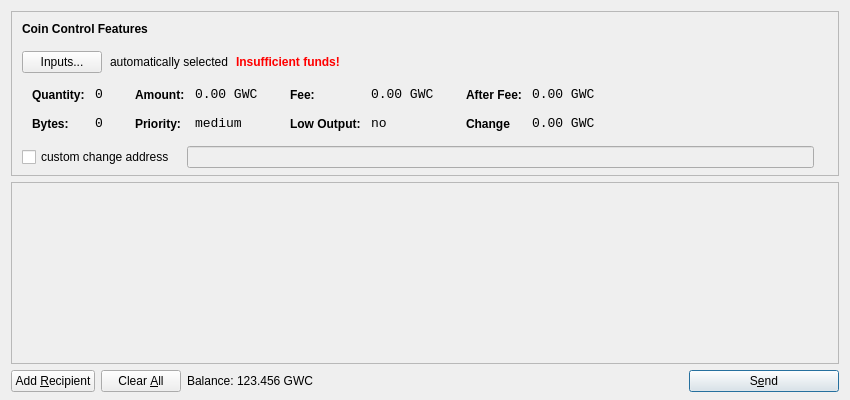
<?xml version="1.0" encoding="UTF-8"?>
<ui version="4.0">
 <class>SendCoinsDialog</class>
 <widget class="QDialog" name="SendCoinsDialog">
  <property name="geometry">
   <rect>
    <x>0</x>
    <y>0</y>
    <width>850</width>
    <height>400</height>
   </rect>
  </property>
  <property name="windowTitle">
   <string>Send Coins</string>
  </property>
  <layout class="QVBoxLayout" name="verticalLayout" stretch="0,1,0">
   <property name="bottomMargin">
    <number>8</number>
   </property>
   <item>
    <widget class="QFrame" name="frameCoinControl">
     <property name="sizePolicy">
      <sizepolicy hsizetype="Expanding" vsizetype="Expanding">
       <horstretch>0</horstretch>
       <verstretch>0</verstretch>
      </sizepolicy>
     </property>
     <property name="maximumSize">
      <size>
       <width>16777215</width>
       <height>16777215</height>
      </size>
     </property>
     <property name="frameShape">
      <enum>QFrame::StyledPanel</enum>
     </property>
     <property name="frameShadow">
      <enum>QFrame::Sunken</enum>
     </property>
     <layout class="QVBoxLayout" name="verticalLayoutCoinControl2">
      <property name="spacing">
       <number>-1</number>
      </property>
      <property name="leftMargin">
       <number>0</number>
      </property>
      <property name="topMargin">
       <number>0</number>
      </property>
      <property name="rightMargin">
       <number>0</number>
      </property>
      <property name="bottomMargin">
       <number>6</number>
      </property>
      <item>
       <layout class="QVBoxLayout" name="verticalLayoutCoinControl" stretch="0,0,0,0,1">
        <property name="spacing">
         <number>0</number>
        </property>
        <property name="leftMargin">
         <number>10</number>
        </property>
        <property name="topMargin">
         <number>10</number>
        </property>
        <item>
         <layout class="QHBoxLayout" name="horizontalLayoutCoinControl1">
          <property name="bottomMargin">
           <number>15</number>
          </property>
          <item>
           <widget class="QLabel" name="labelCoinControlFeatures">
            <property name="sizePolicy">
             <sizepolicy hsizetype="Preferred" vsizetype="Maximum">
              <horstretch>0</horstretch>
              <verstretch>0</verstretch>
             </sizepolicy>
            </property>
            <property name="font">
             <font>
              <weight>75</weight>
              <bold>true</bold>
             </font>
            </property>
            <property name="styleSheet">
             <string notr="true">font-weight:bold;</string>
            </property>
            <property name="text">
             <string>Coin Control Features</string>
            </property>
           </widget>
          </item>
         </layout>
        </item>
        <item>
         <layout class="QHBoxLayout" name="horizontalLayoutCoinControl2" stretch="0,0,0,0">
          <property name="spacing">
           <number>8</number>
          </property>
          <property name="bottomMargin">
           <number>10</number>
          </property>
          <item>
           <widget class="QPushButton" name="pushButtonCoinControl">
            <property name="styleSheet">
             <string notr="true"/>
            </property>
            <property name="text">
             <string>Inputs...</string>
            </property>
           </widget>
          </item>
          <item>
           <widget class="QLabel" name="labelCoinControlAutomaticallySelected">
            <property name="text">
             <string>automatically selected</string>
            </property>
            <property name="margin">
             <number>5</number>
            </property>
           </widget>
          </item>
          <item>
           <widget class="QLabel" name="labelCoinControlInsuffFunds">
            <property name="font">
             <font>
              <weight>75</weight>
              <bold>true</bold>
             </font>
            </property>
            <property name="styleSheet">
             <string notr="true">color:red;font-weight:bold;</string>
            </property>
            <property name="text">
             <string>Insufficient funds!</string>
            </property>
            <property name="margin">
             <number>5</number>
            </property>
           </widget>
          </item>
          <item>
           <spacer name="horizontalSpacerCoinControl">
            <property name="orientation">
             <enum>Qt::Horizontal</enum>
            </property>
            <property name="sizeHint" stdset="0">
             <size>
              <width>40</width>
              <height>1</height>
             </size>
            </property>
           </spacer>
          </item>
         </layout>
        </item>
        <item>
         <widget class="QWidget" name="widgetCoinControl" native="true">
          <property name="sizePolicy">
           <sizepolicy hsizetype="Preferred" vsizetype="Preferred">
            <horstretch>0</horstretch>
            <verstretch>0</verstretch>
           </sizepolicy>
          </property>
          <property name="minimumSize">
           <size>
            <width>0</width>
            <height>0</height>
           </size>
          </property>
          <property name="styleSheet">
           <string notr="true"/>
          </property>
          <layout class="QHBoxLayout" name="horizontalLayoutCoinControl5">
           <property name="margin">
            <number>0</number>
           </property>
           <item>
            <layout class="QHBoxLayout" name="horizontalLayoutCoinControl3" stretch="0,0,0,1">
             <property name="spacing">
              <number>20</number>
             </property>
             <property name="topMargin">
              <number>0</number>
             </property>
             <property name="bottomMargin">
              <number>10</number>
             </property>
             <item>
              <layout class="QFormLayout" name="formLayoutCoinControl1">
               <property name="horizontalSpacing">
                <number>10</number>
               </property>
               <property name="verticalSpacing">
                <number>14</number>
               </property>
               <property name="leftMargin">
                <number>10</number>
               </property>
               <property name="topMargin">
                <number>4</number>
               </property>
               <property name="rightMargin">
                <number>6</number>
               </property>
               <item row="0" column="0">
                <widget class="QLabel" name="labelCoinControlQuantityText">
                 <property name="styleSheet">
                  <string notr="true">font-weight:bold;</string>
                 </property>
                 <property name="text">
                  <string>Quantity:</string>
                 </property>
                 <property name="margin">
                  <number>0</number>
                 </property>
                </widget>
               </item>
               <item row="0" column="1">
                <widget class="QLabel" name="labelCoinControlQuantity">
                 <property name="font">
                  <font>
                   <family>Monospace</family>
                   <pointsize>10</pointsize>
                  </font>
                 </property>
                 <property name="cursor">
                  <cursorShape>IBeamCursor</cursorShape>
                 </property>
                 <property name="contextMenuPolicy">
                  <enum>Qt::ActionsContextMenu</enum>
                 </property>
                 <property name="text">
                  <string>0</string>
                 </property>
                 <property name="margin">
                  <number>0</number>
                 </property>
                 <property name="textInteractionFlags">
                  <set>Qt::LinksAccessibleByMouse|Qt::TextSelectableByKeyboard|Qt::TextSelectableByMouse</set>
                 </property>
                </widget>
               </item>
               <item row="1" column="0">
                <widget class="QLabel" name="labelCoinControlBytesText">
                 <property name="styleSheet">
                  <string notr="true">font-weight:bold;</string>
                 </property>
                 <property name="text">
                  <string>Bytes:</string>
                 </property>
                </widget>
               </item>
               <item row="1" column="1">
                <widget class="QLabel" name="labelCoinControlBytes">
                 <property name="font">
                  <font>
                   <family>Monospace</family>
                   <pointsize>10</pointsize>
                  </font>
                 </property>
                 <property name="cursor">
                  <cursorShape>IBeamCursor</cursorShape>
                 </property>
                 <property name="contextMenuPolicy">
                  <enum>Qt::ActionsContextMenu</enum>
                 </property>
                 <property name="text">
                  <string>0</string>
                 </property>
                 <property name="textInteractionFlags">
                  <set>Qt::LinksAccessibleByMouse|Qt::TextSelectableByKeyboard|Qt::TextSelectableByMouse</set>
                 </property>
                </widget>
               </item>
              </layout>
             </item>
             <item>
              <layout class="QFormLayout" name="formLayoutCoinControl2">
               <property name="horizontalSpacing">
                <number>10</number>
               </property>
               <property name="verticalSpacing">
                <number>14</number>
               </property>
               <property name="leftMargin">
                <number>6</number>
               </property>
               <property name="topMargin">
                <number>4</number>
               </property>
               <property name="rightMargin">
                <number>6</number>
               </property>
               <item row="0" column="0">
                <widget class="QLabel" name="labelCoinControlAmountText">
                 <property name="styleSheet">
                  <string notr="true">font-weight:bold;</string>
                 </property>
                 <property name="text">
                  <string>Amount:</string>
                 </property>
                 <property name="margin">
                  <number>0</number>
                 </property>
                </widget>
               </item>
               <item row="0" column="1">
                <widget class="QLabel" name="labelCoinControlAmount">
                 <property name="font">
                  <font>
                   <family>Monospace</family>
                   <pointsize>10</pointsize>
                  </font>
                 </property>
                 <property name="cursor">
                  <cursorShape>IBeamCursor</cursorShape>
                 </property>
                 <property name="contextMenuPolicy">
                  <enum>Qt::ActionsContextMenu</enum>
                 </property>
                 <property name="text">
                  <string notr="true">0.00 GWC</string>
                 </property>
                 <property name="textInteractionFlags">
                  <set>Qt::LinksAccessibleByMouse|Qt::TextSelectableByKeyboard|Qt::TextSelectableByMouse</set>
                 </property>
                </widget>
               </item>
               <item row="1" column="0">
                <widget class="QLabel" name="labelCoinControlPriorityText">
                 <property name="styleSheet">
                  <string notr="true">font-weight:bold;</string>
                 </property>
                 <property name="text">
                  <string>Priority:</string>
                 </property>
                </widget>
               </item>
               <item row="1" column="1">
                <widget class="QLabel" name="labelCoinControlPriority">
                 <property name="font">
                  <font>
                   <family>Monospace</family>
                   <pointsize>10</pointsize>
                  </font>
                 </property>
                 <property name="cursor">
                  <cursorShape>IBeamCursor</cursorShape>
                 </property>
                 <property name="contextMenuPolicy">
                  <enum>Qt::ActionsContextMenu</enum>
                 </property>
                 <property name="text">
                  <string>medium</string>
                 </property>
                 <property name="textInteractionFlags">
                  <set>Qt::LinksAccessibleByMouse|Qt::TextSelectableByKeyboard|Qt::TextSelectableByMouse</set>
                 </property>
                </widget>
               </item>
              </layout>
             </item>
             <item>
              <layout class="QFormLayout" name="formLayoutCoinControl3">
               <property name="horizontalSpacing">
                <number>10</number>
               </property>
               <property name="verticalSpacing">
                <number>14</number>
               </property>
               <property name="leftMargin">
                <number>6</number>
               </property>
               <property name="topMargin">
                <number>4</number>
               </property>
               <property name="rightMargin">
                <number>6</number>
               </property>
               <item row="0" column="0">
                <widget class="QLabel" name="labelCoinControlFeeText">
                 <property name="styleSheet">
                  <string notr="true">font-weight:bold;</string>
                 </property>
                 <property name="text">
                  <string>Fee:</string>
                 </property>
                 <property name="margin">
                  <number>0</number>
                 </property>
                </widget>
               </item>
               <item row="0" column="1">
                <widget class="QLabel" name="labelCoinControlFee">
                 <property name="font">
                  <font>
                   <family>Monospace</family>
                   <pointsize>10</pointsize>
                  </font>
                 </property>
                 <property name="cursor">
                  <cursorShape>IBeamCursor</cursorShape>
                 </property>
                 <property name="contextMenuPolicy">
                  <enum>Qt::ActionsContextMenu</enum>
                 </property>
                 <property name="text">
                  <string notr="true">0.00 GWC</string>
                 </property>
                 <property name="textInteractionFlags">
                  <set>Qt::LinksAccessibleByMouse|Qt::TextSelectableByKeyboard|Qt::TextSelectableByMouse</set>
                 </property>
                </widget>
               </item>
               <item row="1" column="0">
                <widget class="QLabel" name="labelCoinControlLowOutputText">
                 <property name="styleSheet">
                  <string notr="true">font-weight:bold;</string>
                 </property>
                 <property name="text">
                  <string>Low Output:</string>
                 </property>
                </widget>
               </item>
               <item row="1" column="1">
                <widget class="QLabel" name="labelCoinControlLowOutput">
                 <property name="font">
                  <font>
                   <family>Monospace</family>
                   <pointsize>10</pointsize>
                  </font>
                 </property>
                 <property name="cursor">
                  <cursorShape>IBeamCursor</cursorShape>
                 </property>
                 <property name="contextMenuPolicy">
                  <enum>Qt::ActionsContextMenu</enum>
                 </property>
                 <property name="text">
                  <string>no</string>
                 </property>
                 <property name="textInteractionFlags">
                  <set>Qt::LinksAccessibleByMouse|Qt::TextSelectableByKeyboard|Qt::TextSelectableByMouse</set>
                 </property>
                </widget>
               </item>
              </layout>
             </item>
             <item>
              <layout class="QFormLayout" name="formLayoutCoinControl4">
               <property name="horizontalSpacing">
                <number>10</number>
               </property>
               <property name="verticalSpacing">
                <number>14</number>
               </property>
               <property name="leftMargin">
                <number>6</number>
               </property>
               <property name="topMargin">
                <number>4</number>
               </property>
               <property name="rightMargin">
                <number>6</number>
               </property>
               <item row="0" column="0">
                <widget class="QLabel" name="labelCoinControlAfterFeeText">
                 <property name="styleSheet">
                  <string notr="true">font-weight:bold;</string>
                 </property>
                 <property name="text">
                  <string>After Fee:</string>
                 </property>
                 <property name="margin">
                  <number>0</number>
                 </property>
                </widget>
               </item>
               <item row="0" column="1">
                <widget class="QLabel" name="labelCoinControlAfterFee">
                 <property name="font">
                  <font>
                   <family>Monospace</family>
                   <pointsize>10</pointsize>
                  </font>
                 </property>
                 <property name="cursor">
                  <cursorShape>IBeamCursor</cursorShape>
                 </property>
                 <property name="contextMenuPolicy">
                  <enum>Qt::ActionsContextMenu</enum>
                 </property>
                 <property name="text">
                  <string notr="true">0.00 GWC</string>
                 </property>
                 <property name="textInteractionFlags">
                  <set>Qt::LinksAccessibleByMouse|Qt::TextSelectableByKeyboard|Qt::TextSelectableByMouse</set>
                 </property>
                </widget>
               </item>
               <item row="1" column="0">
                <widget class="QLabel" name="labelCoinControlChangeText">
                 <property name="styleSheet">
                  <string notr="true">font-weight:bold;</string>
                 </property>
                 <property name="text">
                  <string>Change</string>
                 </property>
                </widget>
               </item>
               <item row="1" column="1">
                <widget class="QLabel" name="labelCoinControlChange">
                 <property name="font">
                  <font>
                   <family>Monospace</family>
                   <pointsize>10</pointsize>
                  </font>
                 </property>
                 <property name="cursor">
                  <cursorShape>IBeamCursor</cursorShape>
                 </property>
                 <property name="contextMenuPolicy">
                  <enum>Qt::ActionsContextMenu</enum>
                 </property>
                 <property name="text">
                  <string notr="true">0.00 GWC</string>
                 </property>
                 <property name="textInteractionFlags">
                  <set>Qt::LinksAccessibleByMouse|Qt::TextSelectableByKeyboard|Qt::TextSelectableByMouse</set>
                 </property>
                </widget>
               </item>
              </layout>
             </item>
            </layout>
           </item>
          </layout>
         </widget>
        </item>
        <item>
         <layout class="QHBoxLayout" name="horizontalLayoutCoinControl4" stretch="0,0,0">
          <property name="spacing">
           <number>12</number>
          </property>
          <property name="sizeConstraint">
           <enum>QLayout::SetDefaultConstraint</enum>
          </property>
          <property name="topMargin">
           <number>5</number>
          </property>
          <property name="rightMargin">
           <number>5</number>
          </property>
          <item>
           <widget class="QCheckBox" name="checkBoxCoinControlChange">
            <property name="text">
             <string>custom change address</string>
            </property>
           </widget>
          </item>
          <item>
           <widget class="QLineEdit" name="lineEditCoinControlChange">
            <property name="enabled">
             <bool>false</bool>
            </property>
            <property name="sizePolicy">
             <sizepolicy hsizetype="Expanding" vsizetype="Fixed">
              <horstretch>0</horstretch>
              <verstretch>0</verstretch>
             </sizepolicy>
            </property>
           </widget>
          </item>
          <item>
           <widget class="QLabel" name="labelCoinControlChangeLabel">
            <property name="sizePolicy">
             <sizepolicy hsizetype="Preferred" vsizetype="Expanding">
              <horstretch>0</horstretch>
              <verstretch>0</verstretch>
             </sizepolicy>
            </property>
            <property name="minimumSize">
             <size>
              <width>0</width>
              <height>0</height>
             </size>
            </property>
            <property name="text">
             <string/>
            </property>
            <property name="margin">
             <number>3</number>
            </property>
           </widget>
          </item>
         </layout>
        </item>
        <item>
         <spacer name="verticalSpacerCoinControl">
          <property name="orientation">
           <enum>Qt::Vertical</enum>
          </property>
          <property name="sizeHint" stdset="0">
           <size>
            <width>800</width>
            <height>1</height>
           </size>
          </property>
         </spacer>
        </item>
       </layout>
      </item>
     </layout>
    </widget>
   </item>
   <item>
    <widget class="QScrollArea" name="scrollArea">
     <property name="widgetResizable">
      <bool>true</bool>
     </property>
     <widget class="QWidget" name="scrollAreaWidgetContents">
      <property name="geometry">
       <rect>
        <x>0</x>
        <y>0</y>
        <width>830</width>
        <height>165</height>
       </rect>
      </property>
      <layout class="QVBoxLayout" name="verticalLayout_2">
       <property name="margin">
        <number>0</number>
       </property>
       <item>
        <layout class="QVBoxLayout" name="entries">
         <property name="spacing">
          <number>6</number>
         </property>
        </layout>
       </item>
       <item>
        <spacer name="verticalSpacer">
         <property name="orientation">
          <enum>Qt::Vertical</enum>
         </property>
         <property name="sizeHint" stdset="0">
          <size>
           <width>20</width>
           <height>40</height>
          </size>
         </property>
        </spacer>
       </item>
      </layout>
     </widget>
    </widget>
   </item>
   <item>
    <layout class="QHBoxLayout" name="horizontalLayout">
     <item>
      <widget class="QPushButton" name="addButton">
       <property name="toolTip">
        <string>Send to multiple recipients at once</string>
       </property>
       <property name="text">
        <string>Add &amp;Recipient</string>
       </property>
       <property name="autoDefault">
        <bool>false</bool>
       </property>
      </widget>
     </item>
     <item>
      <widget class="QPushButton" name="clearButton">
       <property name="sizePolicy">
        <sizepolicy hsizetype="Minimum" vsizetype="Fixed">
         <horstretch>0</horstretch>
         <verstretch>0</verstretch>
        </sizepolicy>
       </property>
       <property name="toolTip">
        <string>Remove all transaction fields</string>
       </property>
       <property name="text">
        <string>Clear &amp;All</string>
       </property>
       <property name="autoRepeatDelay">
        <number>300</number>
       </property>
       <property name="autoDefault">
        <bool>false</bool>
       </property>
      </widget>
     </item>
     <item>
      <layout class="QHBoxLayout" name="horizontalLayout_2">
       <property name="spacing">
        <number>3</number>
       </property>
       <item>
        <widget class="QLabel" name="label">
         <property name="sizePolicy">
          <sizepolicy hsizetype="Preferred" vsizetype="Fixed">
           <horstretch>0</horstretch>
           <verstretch>0</verstretch>
          </sizepolicy>
         </property>
         <property name="text">
          <string>Balance:</string>
         </property>
        </widget>
       </item>
       <item>
        <widget class="QLabel" name="labelBalance">
         <property name="sizePolicy">
          <sizepolicy hsizetype="Preferred" vsizetype="Fixed">
           <horstretch>0</horstretch>
           <verstretch>0</verstretch>
          </sizepolicy>
         </property>
         <property name="cursor">
          <cursorShape>IBeamCursor</cursorShape>
         </property>
         <property name="text">
          <string notr="true">123.456 GWC</string>
         </property>
         <property name="textInteractionFlags">
          <set>Qt::LinksAccessibleByMouse|Qt::TextSelectableByKeyboard|Qt::TextSelectableByMouse</set>
         </property>
        </widget>
       </item>
      </layout>
     </item>
     <item>
      <spacer name="horizontalSpacer">
       <property name="orientation">
        <enum>Qt::Horizontal</enum>
       </property>
       <property name="sizeHint" stdset="0">
        <size>
         <width>40</width>
         <height>20</height>
        </size>
       </property>
      </spacer>
     </item>
     <item>
      <widget class="QPushButton" name="sendButton">
       <property name="minimumSize">
        <size>
         <width>150</width>
         <height>0</height>
        </size>
       </property>
       <property name="toolTip">
        <string>Confirm the send action</string>
       </property>
       <property name="text">
        <string>S&amp;end</string>
       </property>
       <property name="icon">
        <iconset resource="../bitcoin.qrc">
         <normaloff>:/icons/send</normaloff>:/icons/send</iconset>
       </property>
       <property name="default">
        <bool>true</bool>
       </property>
      </widget>
     </item>
    </layout>
   </item>
  </layout>
 </widget>
 <resources>
  <include location="../bitcoin.qrc"/>
 </resources>
 <connections/>
</ui>
